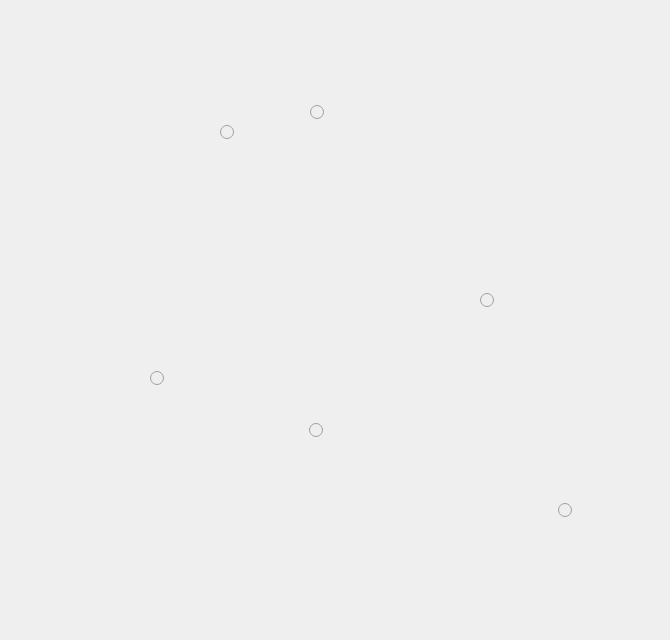
    <widget class="QWidget" name="Tay_Bac">
     <widget class="QLabel" name="Tay_Bac_Anh">
      <property name="geometry">
       <rect>
        <x>0</x>
        <y>20</y>
        <width>661</width>
        <height>611</height>
       </rect>
      </property>
      <property name="text">
       <string/>
      </property>
      <property name="pixmap">
       <pixmap>C:/Users/ACER/Downloads/tây bắc.jpg</pixmap>
      </property>
      <property name="scaledContents">
       <bool>true</bool>
      </property>
     </widget>
     <widget class="QRadioButton" name="nut_hoa_binh">
      <property name="enabled">
       <bool>false</bool>
      </property>
      <property name="geometry">
       <rect>
        <x>558</x>
        <y>500</y>
        <width>16</width>
        <height>20</height>
       </rect>
      </property>
      <property name="text">
       <string/>
      </property>
     </widget>
     <widget class="QRadioButton" name="nut_son_la">
      <property name="enabled">
       <bool>false</bool>
      </property>
      <property name="geometry">
       <rect>
        <x>309</x>
        <y>420</y>
        <width>16</width>
        <height>20</height>
       </rect>
      </property>
      <property name="text">
       <string/>
      </property>
     </widget>
     <widget class="QRadioButton" name="nut_dien_bien">
      <property name="enabled">
       <bool>false</bool>
      </property>
      <property name="geometry">
       <rect>
        <x>150</x>
        <y>368</y>
        <width>16</width>
        <height>20</height>
       </rect>
      </property>
      <property name="text">
       <string/>
      </property>
     </widget>
     <widget class="QRadioButton" name="nut_lai_Chau">
      <property name="enabled">
       <bool>false</bool>
      </property>
      <property name="geometry">
       <rect>
        <x>220</x>
        <y>122</y>
        <width>16</width>
        <height>20</height>
       </rect>
      </property>
      <property name="text">
       <string/>
      </property>
     </widget>
     <widget class="QRadioButton" name="nut_lao_cai">
      <property name="enabled">
       <bool>false</bool>
      </property>
      <property name="geometry">
       <rect>
        <x>310</x>
        <y>102</y>
        <width>16</width>
        <height>20</height>
       </rect>
      </property>
      <property name="styleSheet">
       <string notr="true"/>
      </property>
      <property name="text">
       <string/>
      </property>
     </widget>
     <widget class="QRadioButton" name="nut_yen_bai">
      <property name="enabled">
       <bool>false</bool>
      </property>
      <property name="geometry">
       <rect>
        <x>480</x>
        <y>290</y>
        <width>16</width>
        <height>20</height>
       </rect>
      </property>
      <property name="text">
       <string/>
      </property>
     </widget>
    </widget>
